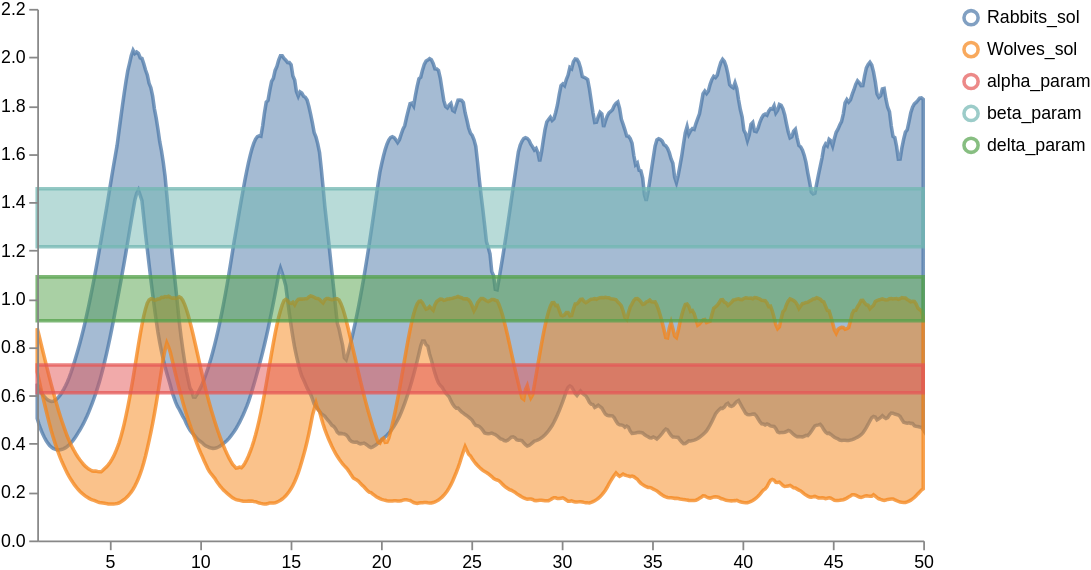

Specify this chart in Vega-Lite:
### Vega specification from a JSON file in a GitHub repository (floating-point values rounded to 4 significant figures; data arrays with more than 128 entries replaced by an {"elided": "..."} marker saying what was removed)
{"$schema": "https://vega.github.io/schema/vega/v5.json", "width": 500, "height": 300, "scales": [{"name": "xscale", "type": "linear", "range": "width", "zero": false, "domain": {"fields": [{"data": "distributions", "field": "timepoint"}, {"data": "traces", "field": "timepoint"}, {"data": "points", "field": "timepoint"}, {"data": "markers", "field": "timepoint"}]}}, {"name": "yscale", "type": "linear", "range": "height", "nice": true, "zero": true, "domain": {"fields": [{"data": "distributions", "field": "lower"}, {"data": "distributions", "field": "upper"}, {"data": "traces", "field": "value"}, {"data": "points", "field": "value"}]}}, {"name": "color", "type": "ordinal", "range": "category", "domain": {"fields": [{"data": "distributions", "field": "trajectory"}, {"data": "traces", "field": "trajectory"}, {"data": "points", "field": "trajectory"}]}}], "axes": [{"name": "x_axis", "orient": "bottom", "scale": "xscale", "zindex": 100}, {"name": "y_axis", "orient": "left", "scale": "yscale", "zindex": 100}], "signals": [{"name": "clear", "value": true, "on": [{"events": "mouseup[!event.item]", "update": "true", "force": true}]}, {"name": "shift", "value": false, "on": [{"events": "@legendSymbol:click, @legendLabel:click", "update": "event.shiftKey", "force": true}]}, {"name": "clicked", "value": null, "on": [{"events": "@legendSymbol:click, @legendLabel:click", "update": "{value: datum.value}", "force": true}]}, {"name": "clearData", "value": true, "on": [{"events": "mouseup[!event.item]", "update": "true", "force": true}]}, {"name": "clickedData", "value": null, "on": [{"events": "@area:click", "update": "{value: datum.trajectory}", "force": true}]}], "legends": [{"name": "color_legend", "stroke": "color", "encode": {"symbols": {"name": "legendSymbol", "interactive": true, "update": {"fill": {"value": "transparent"}, "strokeWidth": {"value": 2}, "opacity": [{"test": "!length(data('selected')) || indata('selected', 'value', datum.value) || indata('selectedData', 'value', datum.value)", "value": 0.7}, {"value": 0.15}], "size": {"value": 64}}}, "labels": {"name": "legendLabel", "interactive": true, "update": {"opacity": [{"test": "!length(data('selectedData')) || indata('selectedData', 'value', datum.value)", "value": 1}, {"value": 0.25}]}}}}], "marks": [{"type": "group", "zindex": 3, "name": "_points", "from": {"facet": {"name": "points_split", "data": "points", "groupby": "trajectory"}}, "marks": [{"type": "symbol", "name": "_points_symbol", "from": {"data": "points_split"}, "zindex": 3, "encode": {"update": {"x": {"scale": "xscale", "field": "timepoint"}, "y": {"scale": "yscale", "field": "value"}, "size": {"value": 10}, "strokeWidth": {"value": 2}, "fill": {"scale": "color", "field": "trajectory"}, "stroke": {"scale": "color", "field": "trajectory"}, "fillOpacity": [{"test": "!length(data('selected')) || indata('selected', 'value', datum.trajectory)", "value": 0.5}, {"value": 0.15}], "strokeOpacity": [{"test": "!length(data('selected')) || indata('selected', 'value', datum.trajectory)", "value": 0.75}, {"value": 0.15}], "tooltip": {"field": "value"}}, "hover": {"fillOpacity": {"value": 0.9}}}}, {"type": "line", "name": "_points_line", "from": {"data": "points_split"}, "zindex": 3, "encode": {"update": {"x": {"scale": "xscale", "field": "timepoint"}, "y": {"scale": "yscale", "field": "value"}, "strokeWidth": {"value": 2}, "stroke": {"scale": "color", "field": "trajectory"}, "interpolate": {"value": "linear"}, "strokeOpacity": [{"test": "!length(data('selected')) || indata('selected', 'value', datum.trajectory)", "value": 0.3}, {"value": 0.1}]}, "hover": {"fillOpacity": {"value": 0.9}}}}]}, {"type": "group", "zindex": 2, "name": "_traces", "from": {"facet": {"name": "traces_split", "data": "traces", "groupby": "trajectory"}}, "marks": [{"type": "line", "name": "_traces_lines", "from": {"data": "traces_split"}, "encode": {"update": {"x": {"scale": "xscale", "field": "timepoint"}, "y": {"scale": "yscale", "field": "value"}, "strokeWidth": {"value": 2}, "stroke": {"scale": "color", "field": "trajectory"}, "interpolate": {"value": "linear"}, "strokeOpacity": [{"test": "!length(data('selected')) || indata('selected', 'value', datum.trajectory)", "value": 0.75}, {"value": 0.15}]}, "hover": {"fillOpacity": {"value": 0.9}}}}]}, {"type": "group", "name": "_distributions", "zindex": 1, "from": {"facet": {"name": "trajectory_split", "data": "distributions", "groupby": "trajectory"}}, "marks": [{"type": "area", "name": "area", "interactive": true, "from": {"data": "trajectory_split"}, "encode": {"update": {"x": {"scale": "xscale", "field": "timepoint"}, "y": {"scale": "yscale", "field": "upper"}, "y2": {"scale": "yscale", "field": "lower"}, "interpolate": {"value": "linear"}, "strokeWidth": {"value": 2}, "fill": {"scale": "color", "field": "trajectory"}, "stroke": {"scale": "color", "field": "trajectory"}, "fillOpacity": [{"test": "!length(data('selected')) || indata('selected', 'value', datum.trajectory)", "value": 0.5}, {"value": 0.15}], "strokeOpacity": [{"test": "!length(data('selected')) || indata('selected', 'value', datum.trajectory)", "value": 0.75}, {"value": 0.15}]}, "hover": {"fillOpacity": {"value": 0.9}}}}]}, {"type": "group", "name": "_markers", "marks": [{"type": "rule", "name": "_marker text", "from": {"data": "markers"}, "encode": {"enter": {"stroke": {"value": "lightgray"}}, "update": {"x": {"scale": "xscale", "field": "timepoint"}, "y2": {"value": 0}, "y": {"signal": "height"}, "opacity": {"value": 1}}}}, {"type": "text", "name": "_marker flags", "from": {"data": "_marker text"}, "encode": {"enter": {"text": {"field": "datum.label"}, "y": {"value": 0}, "fontSize": {"value": 8}}}, "transform": [{"type": "label", "lineAnchor": "start", "as": ["x", "_y", "opacity", "align", "baseline"], "offset": [1], "size": {"signal": "[width, height]"}}]}]}], "data": [{"name": "distributions", "values": {"elided": "2500 records"}}, {"name": "traces", "values": [], "transform": [{"type": "filter", "expr": "isValid(datum.value)"}]}, {"name": "points", "values": []}, {"name": "markers", "values": []}, {"name": "selected", "on": [{"trigger": "clear", "remove": true}, {"trigger": "!shift", "remove": true}, {"trigger": "!shift && clicked", "insert": "clicked"}, {"trigger": "shift && clicked", "toggle": "clicked"}]}, {"name": "selectedData", "on": [{"trigger": "clearData", "remove": true}, {"trigger": "clickedData", "toggle": "clickedData"}]}]}
